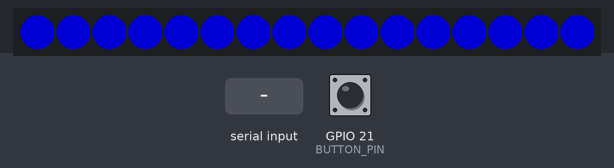
Simulated run of this program. Board: ESP32. Shown: 16 RGB LEDs in strip order, left to right. The inputs (shaded band) are chosen by the test bench; at power-on: GPIO 21 (BUTTON_PIN) HIGH. Dim RGB values are drawn brighter than linear; what the program prints to the serial monitor is not drawn.

Above: at 1.2 s.
1.3 s: GPIO 21 (BUTTON_PIN) pulled LOW for 3.2 s
At 4.41 s:
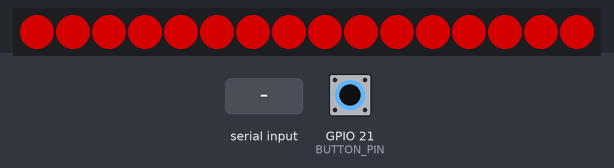
5.1 s: "LED\n" received over Serial
7.0 s: GPIO 21 (BUTTON_PIN) pulled LOW for 0.15 s
Timing chart, 0 to 10.0 s (numbered marks = the images above; inputs shaded):
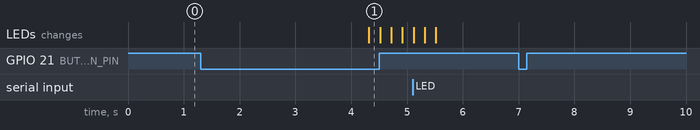

The program:

main.cpp
```cpp
/*
 * JARVIS ESP32 Firmware
 * Handles wake button, LED status, and kill switch
 */

#include <Arduino.h>
#include <ArduinoJson.h>
#include <FastLED.h>

// Pin definitions
#define BUTTON_PIN 21        // Wake/kill button
#define LED_PIN 18           // NeoPixel data pin
#define NUM_LEDS 16          // Number of LEDs in ring

// Button debounce
#define DEBOUNCE_MS 50
#define LONG_PRESS_MS 3000

// LED settings
#define LED_BRIGHTNESS 128

// Objects
CRGB leds[NUM_LEDS];

// State variables
unsigned long lastButtonPress = 0;
unsigned long buttonPressStart = 0;
bool buttonPressed = false;
bool longPressTriggered = false;

// LED state
enum LEDState {
    STATE_IDLE,
    STATE_LISTENING,
    STATE_THINKING,
    STATE_SPEAKING,
    STATE_ERROR
};

LEDState currentState = STATE_IDLE;

// Function prototypes
void handleButton();
void updateLEDs();
void processSerialCommand();
void sendEvent(const char* eventName);
void setLEDColor(CRGB color);
void breathingEffect(CRGB color);

void setup() {
    // Initialize serial
    Serial.begin(115200);
    while (!Serial && millis() < 3000); // Wait max 3s for serial

    Serial.println("JARVIS ESP32 Starting...");

    // Initialize button
    pinMode(BUTTON_PIN, INPUT_PULLUP);

    // Initialize LEDs
    FastLED.addLeds<WS2812B, LED_PIN, GRB>(leds, NUM_LEDS);
    FastLED.setBrightness(LED_BRIGHTNESS);
    setLEDColor(CRGB::Blue);  // Idle = Blue

    Serial.println("✓ JARVIS ESP32 Ready");

    // Send ready event
    sendEvent("READY");
}

void loop() {
    // Handle button input
    handleButton();

    // Update LED effects
    updateLEDs();

    // Process serial commands from PC
    if (Serial.available()) {
        processSerialCommand();
    }

    delay(10);  // Small delay for stability
}

void handleButton() {
    bool buttonState = digitalRead(BUTTON_PIN) == LOW;  // Active LOW with pullup

    unsigned long now = millis();

    // Debounce
    if (buttonState && !buttonPressed && (now - lastButtonPress > DEBOUNCE_MS)) {
        // Button pressed
        buttonPressed = true;
        buttonPressStart = now;
        longPressTriggered = false;
        lastButtonPress = now;

        Serial.println("Button pressed");
    }

    // Check for long press
    if (buttonPressed && !longPressTriggered && (now - buttonPressStart > LONG_PRESS_MS)) {
        // Long press = Kill switch
        longPressTriggered = true;
        Serial.println("Long press detected");
        sendEvent("KILL_SWITCH");

        // Flash red
        for (int i = 0; i < 3; i++) {
            setLEDColor(CRGB::Red);
            delay(200);
            setLEDColor(CRGB::Black);
            delay(200);
        }
        setLEDColor(CRGB::Blue);  // Back to idle
    }

    // Button released
    if (!buttonState && buttonPressed) {
        buttonPressed = false;
        unsigned long pressDuration = now - buttonPressStart;

        Serial.print("Button released after ");
        Serial.print(pressDuration);
        Serial.println(" ms");

        // If not long press, send wake event
        if (!longPressTriggered) {
            sendEvent("WAKE_BUTTON");
        }
    }
}

void updateLEDs() {
    // Implement breathing effect for some states
    if (currentState == STATE_LISTENING || currentState == STATE_THINKING) {
        static unsigned long lastUpdate = 0;
        static uint8_t brightness = 128;
        static int8_t direction = 1;

        if (millis() - lastUpdate > 20) {
            brightness += direction * 5;

            if (brightness >= 255 || brightness <= 50) {
                direction *= -1;
            }

            FastLED.setBrightness(brightness);
            FastLED.show();
            lastUpdate = millis();
        }
    } else {
        FastLED.setBrightness(LED_BRIGHTNESS);
    }
}

void processSerialCommand() {
    String line = Serial.readStringUntil('\n');
    line.trim();

    if (line.length() == 0) return;

    // Parse JSON
    StaticJsonDocument<256> doc;
    DeserializationError error = deserializeJson(doc, line);

    if (error) {
        Serial.print("JSON parse error: ");
        Serial.println(error.c_str());
        return;
    }

    const char* cmd = doc["cmd"];

    if (strcmp(cmd, "LED") == 0) {
        // LED command
        const char* state = doc["data"]["state"];

        if (strcmp(state, "IDLE") == 0) {
            currentState = STATE_IDLE;
            setLEDColor(CRGB::Blue);
        }
        else if (strcmp(state, "LISTENING") == 0) {
            currentState = STATE_LISTENING;
            setLEDColor(CRGB::Green);
        }
        else if (strcmp(state, "THINKING") == 0) {
            currentState = STATE_THINKING;
            setLEDColor(CRGB::Yellow);
        }
        else if (strcmp(state, "SPEAKING") == 0) {
            currentState = STATE_SPEAKING;
            setLEDColor(CRGB::Red);
        }
        else if (strcmp(state, "ERROR") == 0) {
            currentState = STATE_ERROR;
            setLEDColor(CRGB::DarkRed);
        }

        Serial.print("LED state set to: ");
        Serial.println(state);
    }
    else if (strcmp(cmd, "PING") == 0) {
        // Respond to ping
        StaticJsonDocument<128> response;
        response["type"] = "PONG";
        response["timestamp"] = millis();

        serializeJson(response, Serial);
        Serial.println();
    }
    else if (strcmp(cmd, "BUZZER") == 0) {
        // Buzzer command (not implemented, just acknowledge)
        Serial.println("Buzzer command received (not implemented)");
    }
}

void sendEvent(const char* eventName) {
    StaticJsonDocument<128> doc;
    doc["type"] = "EVENT";
    doc["event"] = eventName;
    doc["timestamp"] = millis();

    serializeJson(doc, Serial);
    Serial.println();
}

void setLEDColor(CRGB color) {
    fill_solid(leds, NUM_LEDS, color);
    FastLED.show();
}
```

Measured:
- after the input at 1.3 s, the LEDs: change after 3.0 s (image 1)
- after the input at 7.0 s, every drawn part: stays the same
